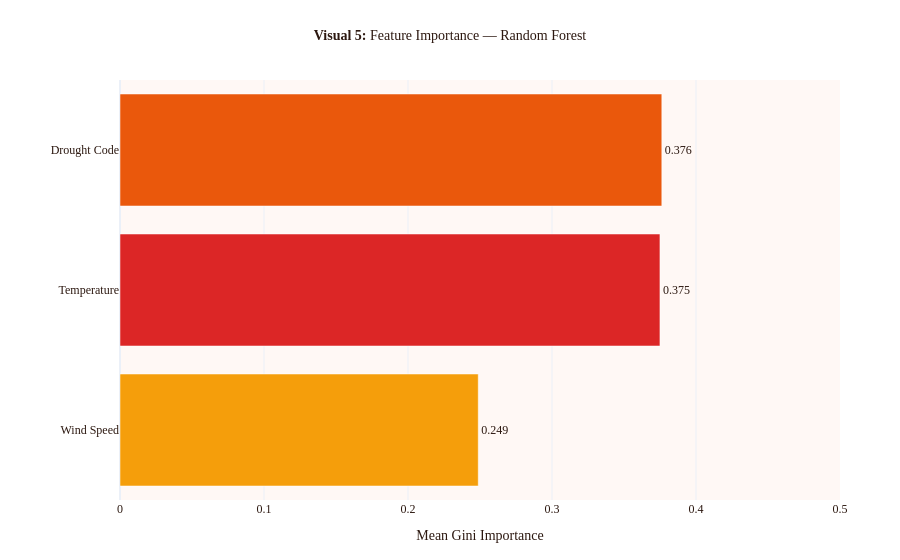

Here is the notebook cell this chart was saved with:
### Markdown cell above
### Visual 5 — Feature Importance

Random Forest feature importances measure how much each variable reduced uncertainty across all 200 trees. This directly tests H1, H2, and H3 and lets us check whether the classifier learned the same structure the clustering revealed.

### Code cell
importances = rf_model.named_steps['model'].feature_importances_

imp_df = pd.DataFrame({
    'Feature':    ['Temperature', 'Drought Code', 'Wind Speed'],
    'Importance': [importances[0], importances[1], importances[2]],
    'Color':      [C_HIGH, C_MOD, C_LOW],
}).sort_values('Importance', ascending=True)

fig5 = go.Figure(go.Bar(
    x=imp_df['Importance'], y=imp_df['Feature'],
    orientation='h',
    marker_color=imp_df['Color'],
    text=[f"{v:.3f}" for v in imp_df['Importance']],
    textposition='outside',
    hovertemplate='<b>%{y}</b><br>Importance: %{x:.3f}<extra></extra>'
))

fig5.update_layout(
    title=dict(
        text='<b>Visual 5:</b> Feature Importance — Random Forest',
        font=dict(size=14, color=C_TITLE),
        x=0.5, xanchor='center'
    ),
    xaxis=dict(title='Mean Gini Importance', range=[0, 0.50]),
    template='plotly_white',
    paper_bgcolor='white',
    plot_bgcolor='#FFF8F5',
    height=350,
    margin=dict(t=80, b=60, l=120, r=60),
    font=dict(family='Georgia, serif', size=12, color='#2C1810')
)
fig5.show()

### Figure 1 — Plotly figure (JSON) as saved in the notebook; plotly's stock layout.template omitted (floating-point values rounded to 4 significant figures)
{"data": [{"hovertemplate": "<b>%{y}</b><br>Importance: %{x:.3f}<extra></extra>", "marker": {"color": ["#F59E0B", "#DC2626", "#EA580C"]}, "orientation": "h", "text": ["0.249", "0.375", "0.376"], "textposition": "outside", "type": "bar", "x": [0.2488, 0.375, 0.3763], "y": ["Wind Speed", "Temperature", "Drought Code"]}], "layout": {"autosize": true, "font": {"color": "#2C1810", "family": "Georgia, serif", "size": 12}, "margin": {"b": 60, "l": 120, "r": 60, "t": 80}, "paper_bgcolor": "white", "plot_bgcolor": "#FFF8F5", "title": {"font": {"color": "#2C1810", "size": 14}, "text": "<b>Visual 5:</b> Feature Importance — Random Forest", "x": 0.5, "xanchor": "center"}, "xaxis": {"range": [0, 0.5], "title": {"text": "Mean Gini Importance"}, "type": "linear"}, "yaxis": {"autorange": true, "range": [-0.5, 2.5], "type": "category"}}}
